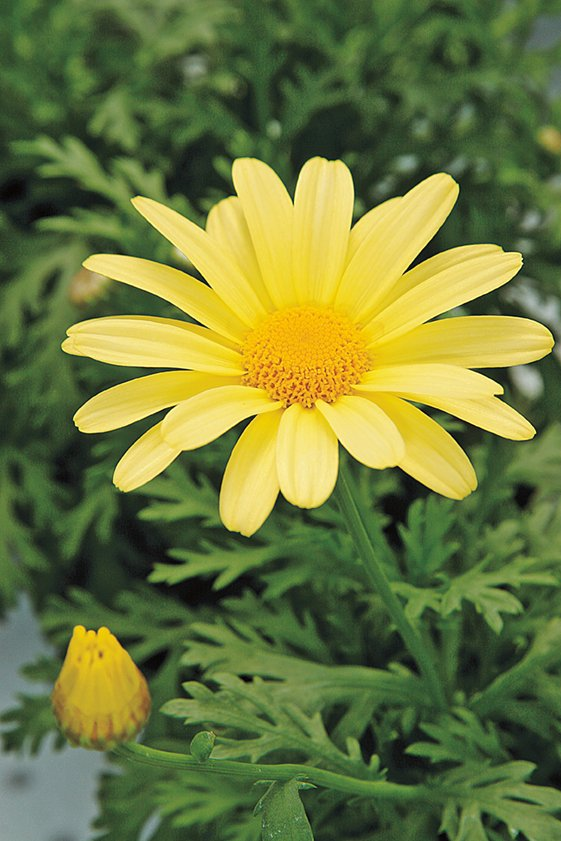
#> input picture a1images/a1images/daisy.jpg, 561 x 841 px, found by its file name
$ python Q9.py
#> lines starting #> are read from the running program, lines starting #| are printed output that depends on the picture
import cv2 as cv
import numpy as np
import matplotlib.pyplot as plt
# Import images
daisy = cv.imread(r'C:\Academic\robo games\git repo\-Intensity-Transformations-and-Neighborhood-Filtering-EN3160\a1images\a1images\daisy.jpg')
#> daisy is the input picture: shape (841, 561, 3); mean B, G, R 60.7, 120.3, 108.5

mask = np.zeros(daisy.shape[:2],np.uint8)

bgdModel = np.zeros((1,65),np.float64)
fgdModel = np.zeros((1,65),np.float64)

rect = (50,100,550,490)
cv.grabCut(daisy,mask,rect,bgdModel,fgdModel,5,cv.GC_INIT_WITH_RECT)

mask2 = np.where((mask==2)|(mask==0),0,1).astype('uint8')

# Extract the foreground by multiplying the mask with the image
foreground = daisy * mask2[:, :, np.newaxis]
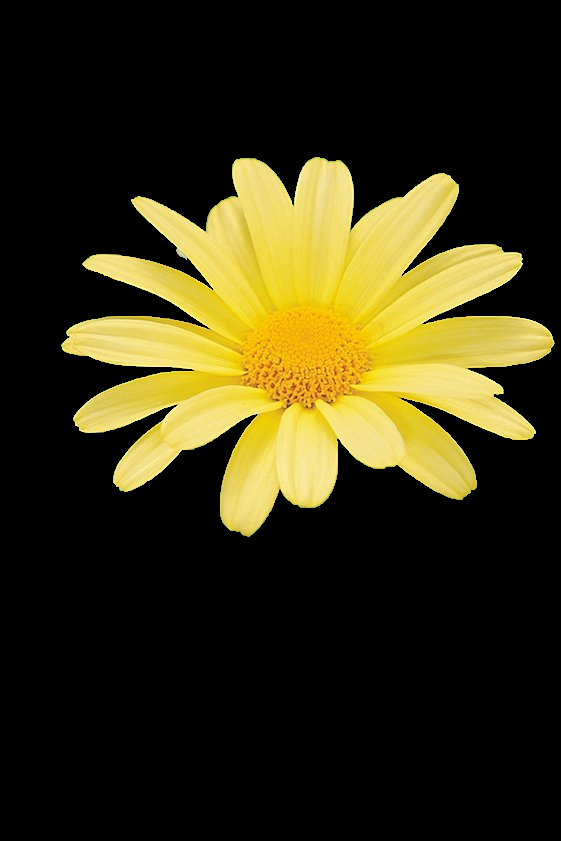
#> foreground: shape (841, 561, 3); mean B, G, R 19.1, 47.9, 53.6

# Extract the background by subtracting the foreground from the original image
background = cv.subtract(daisy, foreground)
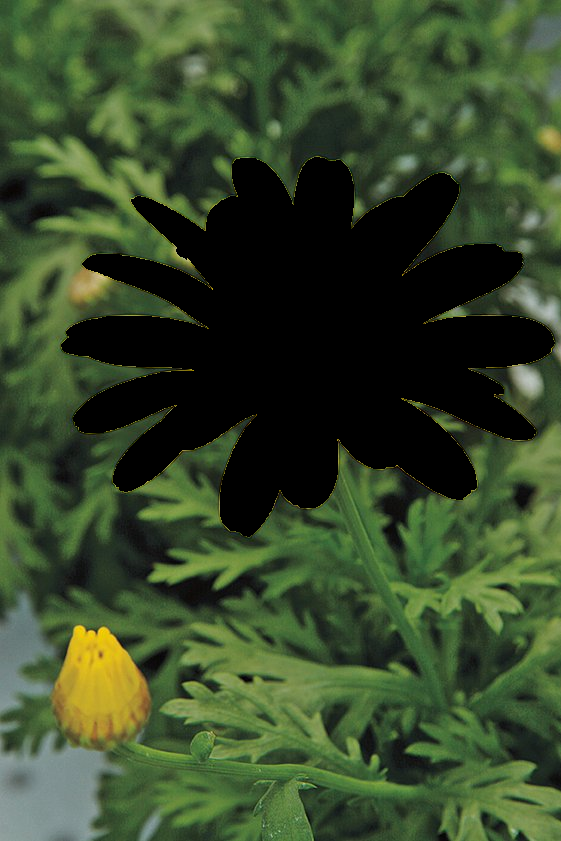
#> background: shape (841, 561, 3); mean B, G, R 41.6, 72.4, 54.9

# Show the results
fig, axs = plt.subplots(1, 3, figsize=(12, 6))

axs[0].imshow(mask2, cmap='gray')
axs[0].set_title('Segmentation Mask')
axs[0].axis('off')

axs[1].imshow(cv.cvtColor(foreground, cv.COLOR_BGR2RGB))
axs[1].set_title('Foreground Image')
axs[1].axis('off')

axs[2].imshow(cv.cvtColor(background, cv.COLOR_BGR2RGB))
axs[2].set_title('Background Image')
axs[2].axis('off')

plt.tight_layout()
plt.savefig(r'C:\Academic\robo games\git repo\-Intensity-Transformations-and-Neighborhood-Filtering-EN3160\a1images\a1images\outputs\Q9_segmentation_mask.png')
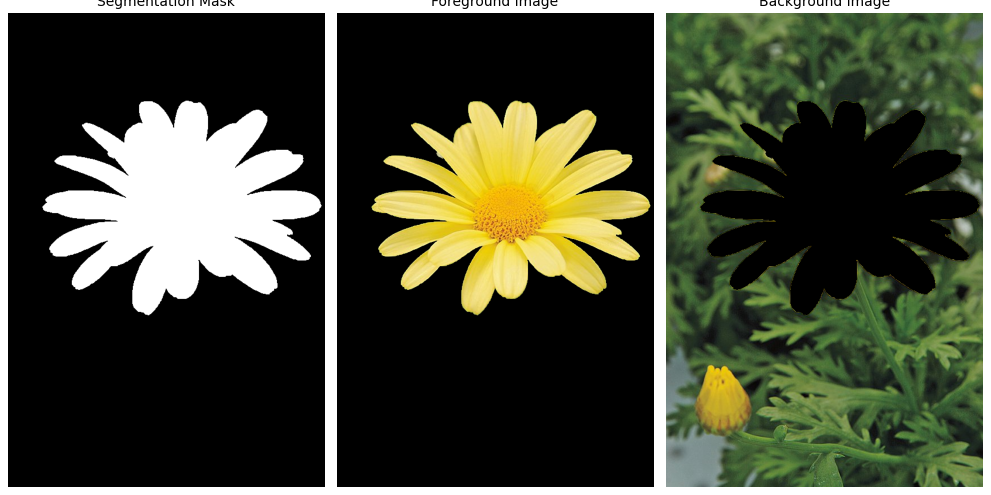
#> figure drawn by matplotlib, 3 panels
plt.show()

# Apply Gaussian blur to the background
blurred_background = cv.GaussianBlur(background, (25, 25), 3)

# Join image
blurred = cv.add(foreground, blurred_background)

# Show the results
fig, axs = plt.subplots(1, 2, figsize=(10, 8))

axs[0].imshow(cv.cvtColor(daisy, cv.COLOR_BGR2RGB))
axs[0].set_title('Original')
axs[0].axis('off')

axs[1].imshow(cv.cvtColor(blurred, cv.COLOR_BGR2RGB))
axs[1].set_title('Background blurred image')
axs[1].axis('off')

plt.tight_layout()
plt.savefig(r'C:\Academic\robo games\git repo\-Intensity-Transformations-and-Neighborhood-Filtering-EN3160\a1images\a1images\outputs\Q9_blurred_background.png')
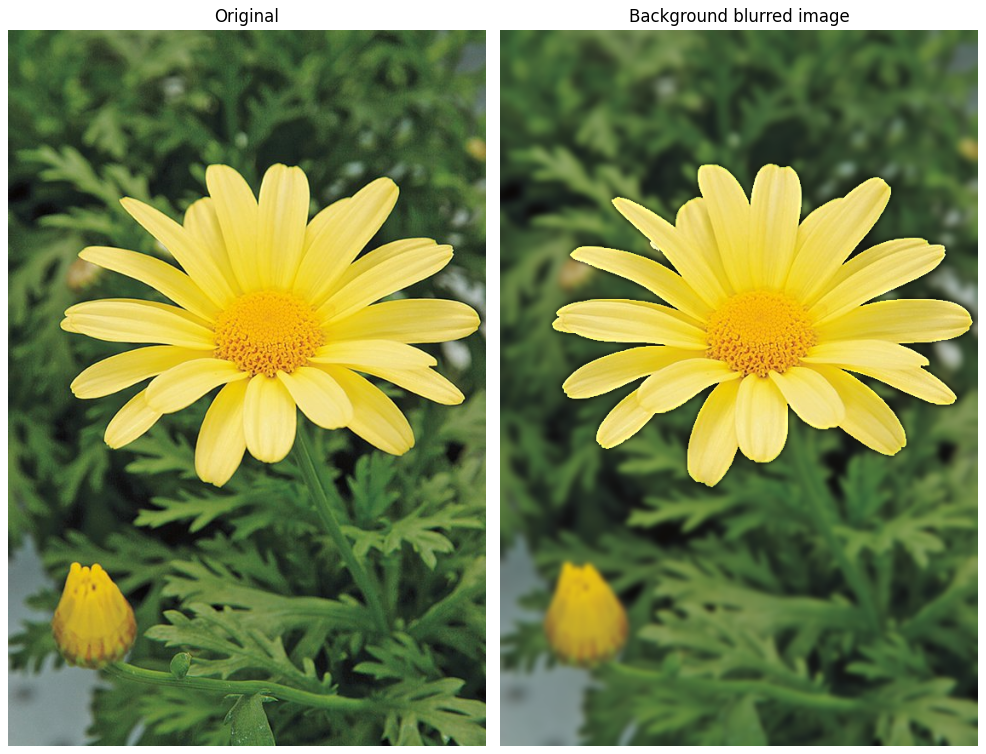
#> figure drawn by matplotlib, 2 panels
plt.show()

$ run again, with a1images/a1images/highlights_and_shadows.jpg copied over a1images/a1images/daisy.jpg
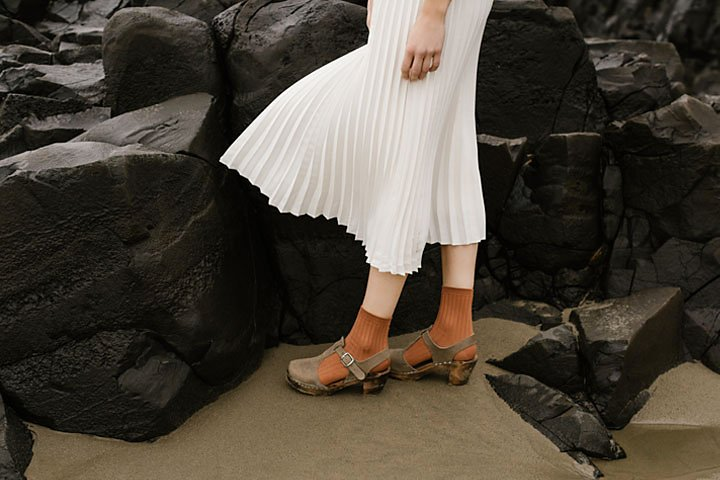
#> input picture a1images/a1images/highlights_and_shadows.jpg, 720 x 480 px, found by its file name
#> daisy is the input picture: shape (480, 720, 3); mean B, G, R 58.1, 68.6, 75.7
#> `foreground = daisy * mask2[:, :, np.newaxis]`:
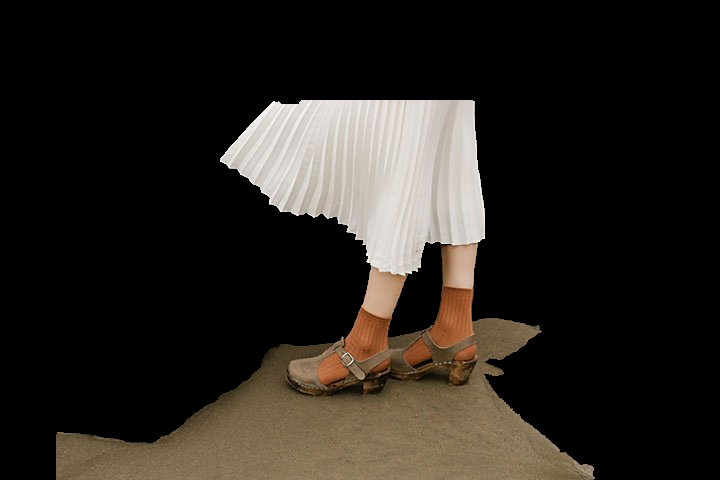
#> foreground: shape (480, 720, 3); mean B, G, R 30.3, 35.4, 39.7
#> `plt.savefig(r'C:\Academic\robo games\git repo\-Intensity-Transformatio..`:
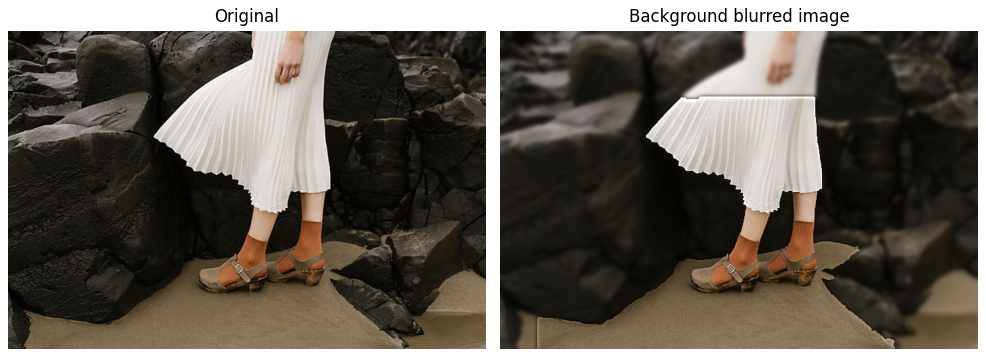
#> figure drawn by matplotlib, 2 panels
